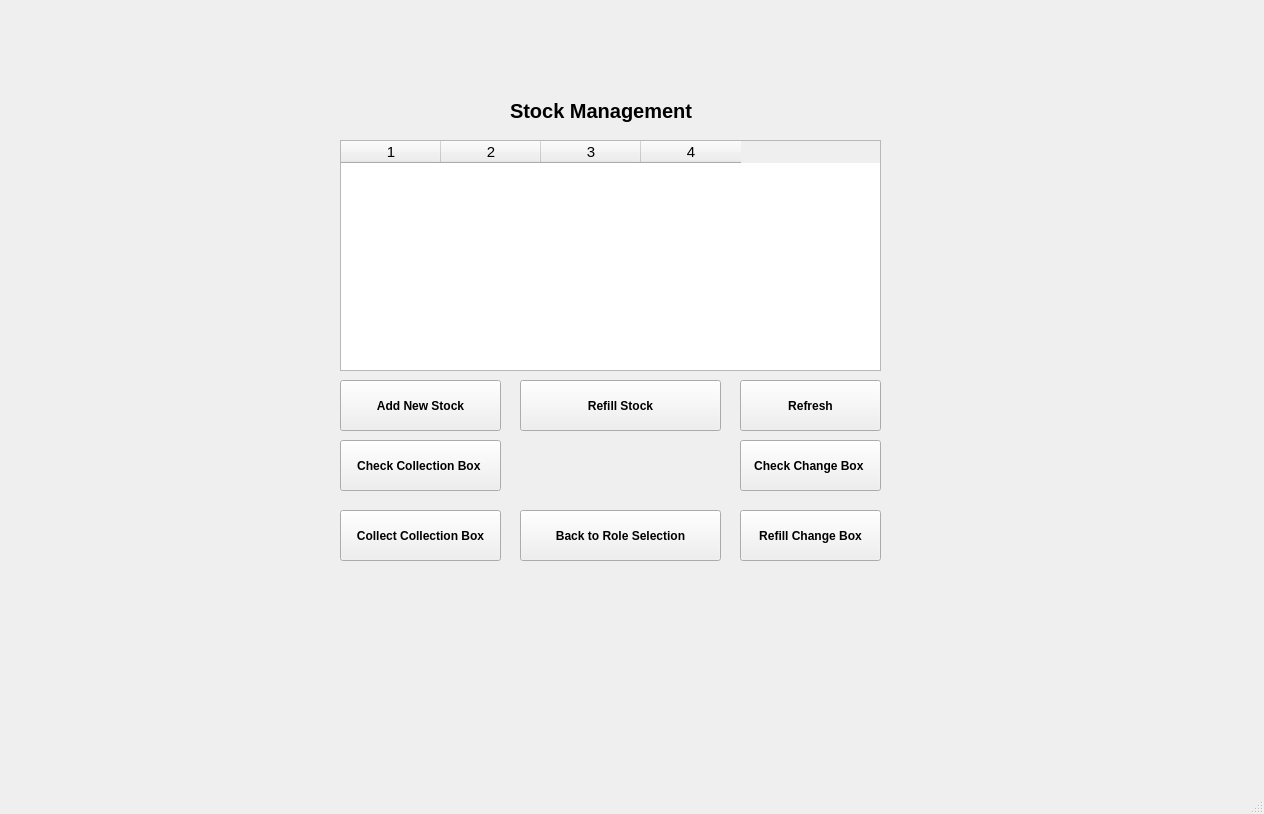
<?xml version="1.0" encoding="UTF-8"?>
<ui version="4.0">
 <class>AdminWindow</class>
 <widget class="QMainWindow" name="AdminWindow">
  <property name="geometry">
   <rect>
    <x>0</x>
    <y>0</y>
    <width>1264</width>
    <height>814</height>
   </rect>
  </property>
  <property name="windowTitle">
   <string>MainWindow</string>
  </property>
  <widget class="QWidget" name="centralwidget">
   <widget class="QPushButton" name="checkColBox">
    <property name="geometry">
     <rect>
      <x>340</x>
      <y>440</y>
      <width>161</width>
      <height>51</height>
     </rect>
    </property>
    <property name="font">
     <font>
      <pointsize>9</pointsize>
      <bold>true</bold>
     </font>
    </property>
    <property name="text">
     <string>Check Collection Box </string>
    </property>
   </widget>
   <widget class="QPushButton" name="checkChgBox">
    <property name="geometry">
     <rect>
      <x>740</x>
      <y>440</y>
      <width>141</width>
      <height>51</height>
     </rect>
    </property>
    <property name="font">
     <font>
      <pointsize>9</pointsize>
      <bold>true</bold>
     </font>
    </property>
    <property name="text">
     <string>Check Change Box </string>
    </property>
   </widget>
   <widget class="QPushButton" name="addStockBtn">
    <property name="geometry">
     <rect>
      <x>340</x>
      <y>380</y>
      <width>161</width>
      <height>51</height>
     </rect>
    </property>
    <property name="font">
     <font>
      <pointsize>9</pointsize>
      <bold>true</bold>
     </font>
    </property>
    <property name="text">
     <string>Add New Stock</string>
    </property>
   </widget>
   <widget class="QPushButton" name="collectColBoxBtn">
    <property name="geometry">
     <rect>
      <x>340</x>
      <y>510</y>
      <width>161</width>
      <height>51</height>
     </rect>
    </property>
    <property name="font">
     <font>
      <pointsize>9</pointsize>
      <bold>true</bold>
     </font>
    </property>
    <property name="text">
     <string>Collect Collection Box</string>
    </property>
   </widget>
   <widget class="QPushButton" name="refillChangeBox">
    <property name="geometry">
     <rect>
      <x>740</x>
      <y>510</y>
      <width>141</width>
      <height>51</height>
     </rect>
    </property>
    <property name="font">
     <font>
      <pointsize>9</pointsize>
      <bold>true</bold>
     </font>
    </property>
    <property name="text">
     <string>Refill Change Box</string>
    </property>
   </widget>
   <widget class="QPushButton" name="refillStockBtn">
    <property name="geometry">
     <rect>
      <x>520</x>
      <y>380</y>
      <width>201</width>
      <height>51</height>
     </rect>
    </property>
    <property name="font">
     <font>
      <pointsize>9</pointsize>
      <bold>true</bold>
     </font>
    </property>
    <property name="text">
     <string>Refill Stock</string>
    </property>
   </widget>
   <widget class="QTableWidget" name="tableWidget">
    <property name="geometry">
     <rect>
      <x>340</x>
      <y>140</y>
      <width>541</width>
      <height>231</height>
     </rect>
    </property>
    <property name="font">
     <font>
      <pointsize>11</pointsize>
     </font>
    </property>
    <property name="columnCount">
     <number>4</number>
    </property>
    <column/>
    <column/>
    <column/>
    <column/>
   </widget>
   <widget class="QPushButton" name="refreshBtn">
    <property name="geometry">
     <rect>
      <x>740</x>
      <y>380</y>
      <width>141</width>
      <height>51</height>
     </rect>
    </property>
    <property name="font">
     <font>
      <pointsize>9</pointsize>
      <bold>true</bold>
     </font>
    </property>
    <property name="text">
     <string>Refresh</string>
    </property>
   </widget>
   <widget class="QLabel" name="label">
    <property name="geometry">
     <rect>
      <x>510</x>
      <y>90</y>
      <width>231</width>
      <height>41</height>
     </rect>
    </property>
    <property name="font">
     <font>
      <pointsize>15</pointsize>
      <bold>true</bold>
     </font>
    </property>
    <property name="text">
     <string>Stock Management</string>
    </property>
   </widget>
   <widget class="QPushButton" name="backToroleSelection">
    <property name="geometry">
     <rect>
      <x>520</x>
      <y>510</y>
      <width>201</width>
      <height>51</height>
     </rect>
    </property>
    <property name="font">
     <font>
      <pointsize>9</pointsize>
      <bold>true</bold>
     </font>
    </property>
    <property name="text">
     <string>Back to Role Selection</string>
    </property>
   </widget>
  </widget>
  <widget class="QMenuBar" name="menubar">
   <property name="geometry">
    <rect>
     <x>0</x>
     <y>0</y>
     <width>1264</width>
     <height>25</height>
    </rect>
   </property>
  </widget>
  <widget class="QStatusBar" name="statusbar"/>
 </widget>
 <resources/>
 <connections/>
</ui>
